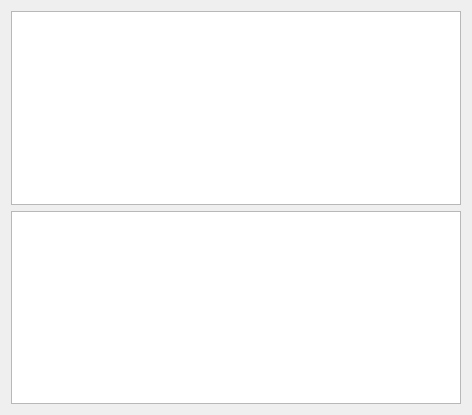
<?xml version="1.0" encoding="UTF-8"?>
<ui version="4.0">
    <class>MainWindow</class>
    <widget class="QMainWindow" name="MainWindow">
        <property name="geometry">
            <rect>
                <x>0</x>
                <y>0</y>
                <width>472</width>
                <height>415</height>
            </rect>
        </property>
        <property name="windowTitle">
            <string>MainWindow</string>
        </property>
        <widget class="QWidget" name="centralWidget">
            <layout class="QVBoxLayout" name="verticalLayout">
                <item>
                    <widget class="QTableView" name="tableViewA"/>
                </item>
                <item>
                    <widget class="QTableView" name="tableViewB"/>
                </item>
            </layout>
        </widget>
    </widget>
    <layoutdefault spacing="6" margin="11"/>
    <resources/>
    <connections/>
</ui>
